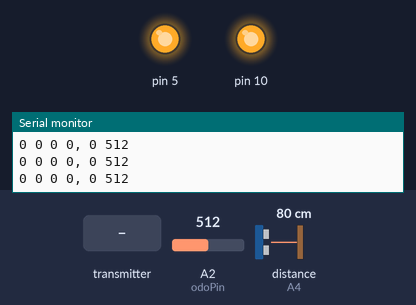
Bench run of a sketch on a simulated Arduino Uno, built with avr-gcc and run on an emulated ATmega328P. On the bench: output pins drawn as LEDs (lit = HIGH), the last lines printed to the serial monitor. Wiring (inferred from the names in the program): ultrasonic range finder: trigger A5; echo A4. The inputs (shaded band) are chosen by the test bench; at power-on: A2 (odoPin) = 512, distance to the obstacle (sensor on A4) 80 cm. The echo pulse lasts 58.3 µs per cm; no radio packets arrive unless stated; pins used as bus, display or sensor lines are not drawn.

Above: at 1.3 s.
1.4 s: the transmitter starts sending msg.1 = 128
At 2.6 s:
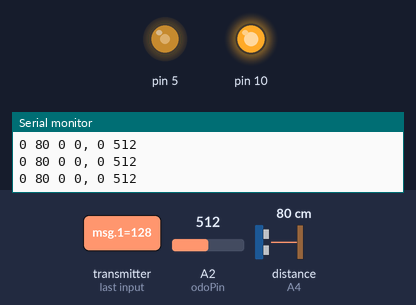
2.9 s: the transmitter starts sending msg.1 = 0
At 3.4 s:
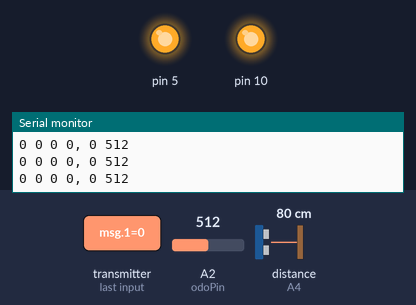
7.4 s: A2 (odoPin) set to 107
8.9 s: A2 (odoPin) set to 92
Timing chart, 0 to 11.9 s (numbered marks = the images above; inputs shaded):
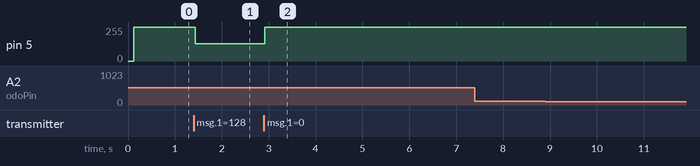

Measured:
- after the input at 1.4 s, pin 5: 255/255 → 128/255 at once
- after the input at 2.9 s, pin 5: 128/255 → 255/255 at once

The sketch:

bugsy.ino
```cpp
#include "HBridge.h"
#include "SmartServo.h"
#include "Eyes.h"
#include "drive.h"
#include "carSpecs.h"

#include <math.h>
#include <nRF24L01.h>
#include <RF24.h>
#include <SPI.h>

#define EN1 10
#define EN2 5
#define IN1A 9
#define IN1B 8
#define IN2A 7
#define IN2B 6

HBridge back(EN1, IN1A, IN1B);
HBridge turn(EN2, IN2A, IN2B);

const int MESSAGE_SIZE = 5;
const int ACK_SIZE = 2;
byte msg[MESSAGE_SIZE];
byte lastMsg[MESSAGE_SIZE];
RF24 radio(2, 4);
const uint64_t pipe = 0xE6E6E6E6E6E6;

//holds wheel revolutions, distance to ultrasonic
int ackData[ACK_SIZE] = {0, 50};
bool newData = false;
unsigned long lastMsgTime;

int odoPin = A2;
int odoSignal = 0;
int revolutions = 0;
int totalRevolutions = 0;
bool addRev = true;

// 80 is straight forward
Servo sv;
Eyes myEyes;

void readFromRadio();
void move();
bool instructionAllowed(byte dir, byte ctrv);
void updateRev();
bool newMessage();
void displayMsg();
void initializeRadio();

void setup(){
    pinMode (odoPin, INPUT);

    initializeRadio();

    lastMsgTime = 0;
    pinMode(A5, OUTPUT);

    switch (CAR)
    {
    case 'J': //jack
        turn.invert();
        break;
    case 'W': //wasp
        back.invert();
        break;
    default:
        break;
    }

    Serial.begin(9600);
    Serial.println("Started robot");

    setHome();
}

void loop() {
    readFromRadio();
    radio.writeAckPayload(1, &ackData, sizeof(ackData));

    // More than 0.25 seconds since last message -> stop
    if(millis() - lastMsgTime > 250){
        msg[0] = 0;
        msg[1] = 0;
        msg[2] = 0;
    }

    displayMsg();
    updateRev();
    move();
}

void readFromRadio() {
    if(radio.available()){
        for(int i = 0; i < MESSAGE_SIZE; i++){
            lastMsg[i] = msg[i];
        }
        radio.read(msg, sizeof(msg));
        lastMsgTime = millis();
        newData = true;
    }
}

void move() {
    byte ctrv = msg[0];
    byte ctrw = msg[1];
    byte dir = msg[2];
    byte maxRotations = msg[3];
    byte placeHolder = msg[4];

    if(newMessage())
        revolutions = 0;

    if(instructionAllowed(dir, ctrv)) {
        if(revolutions < maxRotations) {
        // if(revolutions >= 0) {
            back.drive(ctrv, dir & 1);
        }
        else{
            back.brake();
        }
        turn.drive(ctrw, dir & 2);
    }
    else {
        back.brake();
    }
}

bool instructionAllowed(byte dir, byte ctrv) {
    double distToObj = myEyes.checkForObject();
    ackData[1] = (int)distToObj;

    //overrides user input and doesnt allow them to run into things in front of them
    if(distToObj > 20)
        return true;
    else if((dir&1) == false)
        return true;
    else if(distToObj < 15){
        back.drive(ctrv, false); // Drives back a bit
        delay(100);
        return false;
    }
    else
        return false;
}

void updateRev() {
    odoSignal = analogRead(odoPin);

    if (odoSignal > UPPER_ODOM && addRev){
        revolutions++;
        totalRevolutions++;
        addRev = false;
    }
    else if(odoSignal < LOWER_ODOM){
        addRev = true;
    }

    ackData[0] = revolutions;
}

bool newMessage() {
    bool newMsg = false;
    for(int i = 0; i < MESSAGE_SIZE; i++){
        if(lastMsg[i] != msg[i]){
            newMsg = true;
        }
    }
    return newMsg;
}

void setHome(){
    int homeRev = revolutions + 1;
    while (revolutions < homeRev) {
        back.drive(150, true); // drives forward
        updateRev();
    }
    back.brake();
    revolutions = 0;
    delay(100);
}

void displayMsg() {
//   if(newMessage()){
         for (int i = 0; i < 3; i++) {
             Serial.print(msg[i], HEX);
             Serial.print(" ");
         }
         Serial.print(msg[3]);
         Serial.print(", ");
//         Serial.print(msg[4]);
//         Serial.println("\n");
//   }
//     Serial.print(odoSignal);
//     Serial.print(" ");
     Serial.print(ackData[0]);
     Serial.print(" ");
     Serial.println(odoSignal);
}

void initializeRadio() {
    radio.begin();
    radio.openReadingPipe(1, pipe);
    radio.enableAckPayload();
    radio.startListening();
    radio.writeAckPayload(1, &ackData, sizeof(ackData));
}
```

Eyes.cpp
```cpp
#include "Eyes.h"

//returns distance from object in front of robot in inches
double Eyes::checkForObject() {
    double duration, inches, cm;
    digitalWrite(pingPin, LOW);
    delayMicroseconds(2);
    digitalWrite(pingPin, HIGH);
    delayMicroseconds(10);
    digitalWrite(pingPin, LOW);
    pinMode(echoPin, INPUT);
    duration = pulseIn(echoPin, HIGH);
    inches = microsecondsToInches(duration);
    cm = microsecondsToCentimeters(duration);
    lastKnownDist = inches;
    return inches;
}

double Eyes::microsecondsToInches(double microseconds) {
   return microseconds / 74 / 2;
}

double Eyes::microsecondsToCentimeters(double microseconds) {
   return microseconds / 29 / 2;
}
```

Eyes.h
```cpp
#pragma once
#include <Arduino.h>

class Eyes {
    public:
        double checkForObject();
        double lastKnownDist;
    private:
        const int pingPin = A5; // Trigger Pin of Ultrasonic Sensor
        const int echoPin = A4; // Echo Pin of Ultrasonic Sensor
        double microsecondsToInches(double microseconds);
        double microsecondsToCentimeters(double microseconds);
};
```

HBridge.cpp
```cpp
#include "HBridge.h"

HBridge::HBridge(byte en, byte in1, byte in2){
    this->pin_en = en;
    this->pin_in1 = in1;
    this->pin_in2 = in2;
    this->inverted = false;
}

void HBridge::invert(){
    this->inverted = !this->inverted;
}

void HBridge::init(){
    pinMode(pin_en, OUTPUT);
    analogWrite(pin_en, 0);
    pinMode(pin_in1, OUTPUT);
    pinMode(pin_in2, OUTPUT);
}

void HBridge::drive(byte spd, bool dir){
    if(spd == 0){
        brake();
        return;
    }
    if(dir != this->inverted){
      digitalWrite(pin_in1, HIGH);
      digitalWrite(pin_in2, LOW);
    }
    else{
      digitalWrite(pin_in1, LOW);
      digitalWrite(pin_in2, HIGH);
    }
    analogWrite(pin_en, spd);
}

void HBridge::brake(){
    analogWrite(pin_en, 255);
    digitalWrite(pin_in1, HIGH);
    digitalWrite(pin_in2, HIGH);
}
```

HBridge.h
```cpp
#ifndef H_BRIDGE_H
#define H_BRIDGE_H

#include <Arduino.h>

class HBridge{
private:
    byte pin_en, pin_in1, pin_in2;
    bool inverted;
public:
    HBridge(byte en, byte in1, byte in2);

    void drive(byte spd, bool dir);
    void brake();
    void init();
    void invert();
};

#endif
```

SmartDrive.cpp
```cpp

```

SmartServo.cpp
```cpp
#include "SmartServo.h"

SmartServo::SmartServo(Servo *sv){
    this->sv = sv;
    this->offset = 0;
}

void SmartServo::attach(byte pin){
    if (!this->sv->attached()){
        this->sv->attach(pin);
    }
}

/* by default servo angle/direction is 0/left 90/front & 180/right
 *  The current configuration is 173/left 90/front & 3/right
*/
void SmartServo::set(byte angle){
    this->sv->write(angle + this->offset);
}

void SmartServo::setOffset(byte angle){
    this->offset = angle;
}

int SmartServo::get(){
    return this->sv->read() - this->offset;
}
```

SmartServo.h
```cpp
#include <Servo.h>
#include <Arduino.h>

class SmartServo{
public:
    SmartServo(Servo *);
    void set(byte angle);
    void setOffset(byte angle);
    void attach(byte pin);
    int get();
private:
    Servo *sv;
    byte offset;
};
```

carSpecs.h
```cpp
const char CAR = 'B'; //for bugsy
const int UPPER_ODOM = 200;
const int LOWER_ODOM = 70;
```

drive.cpp
```cpp
#include "drive.h"
#include "math.h"

Drive::Drive(HBridge *L, HBridge *R){
    this->left = L;
    this->right = R;
}

double Drive::speed2power(double spd){
    return (55.552 - sqrt(-84.752 * spd + 1928.56664))/42.376;
}

void Drive::go(double v, double w){
    double vr = v + (w * 5 / 2);
    double vl = v - (w * 5 / 2);

    double vm = max(abs(vl), abs(vr));

    Serial.println(vl);
    Serial.println(vr);

    vr = vr / vm * 20;
    vl = vl / vm * 20;

    bool dl = vl < 0;
    bool dr = vr < 0;

    vl = this->speed2power(abs(vl)) * 255;
    vr = this->speed2power(abs(vr)) * 255;
    left->drive((byte)vl, dl);
    right->drive((byte)vr, dr);
}

void Drive::stop(){
    this->left->brake();
    this->right->brake();
}
```

drive.h
```cpp
#ifndef DRIVE_H
#define DRIVE_H

#include "HBridge.h"

class Drive{
public:
    Drive(HBridge *, HBridge *);

    // v in inches/sec
    // w in radians/sec
    void go(double v, double w);
    void stop();
private:
    double speed2power(double spd);
    HBridge *left, *right;
};

#endif
```
